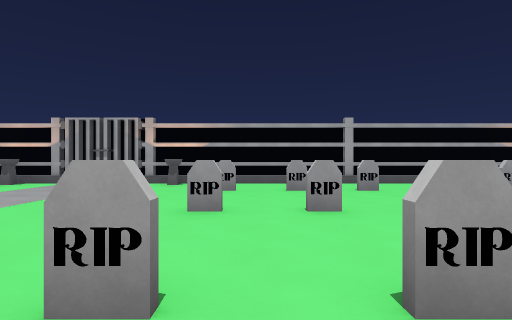
view 1 (above)

23 first-person views from a walk through a Godot game level. The camera is 1.5 m above the floor, looks level and sees 80° across. The floor is counted in squares, 2 m on a side. Each view is taken from the middle of a square. On the plan, view 1 faces up. The plan holds only what a view shows up to about 10 squares ahead; the rest is blank. The place goes on beyond the plan.

view 2
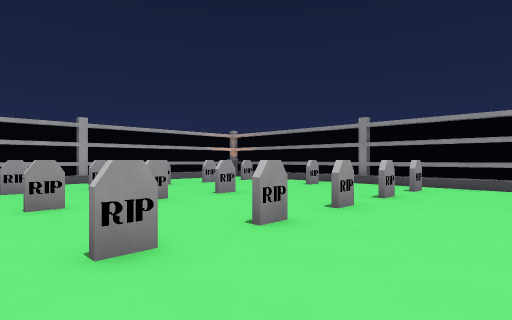

view 3
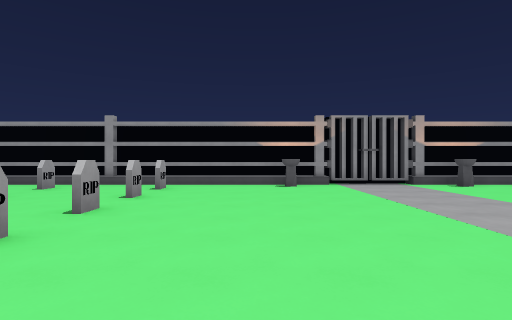

view 4
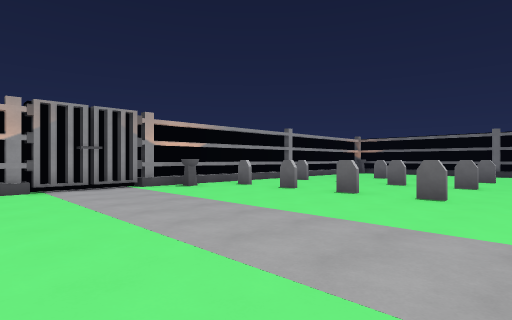

view 5
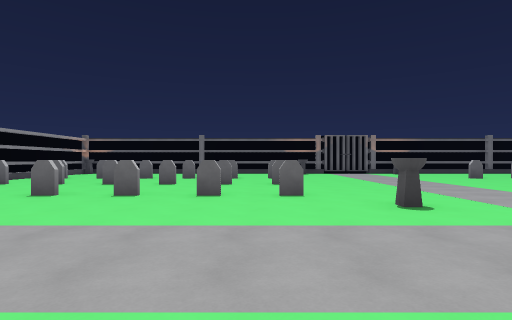

view 6
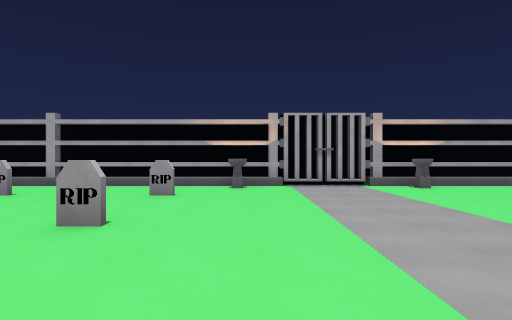

view 7
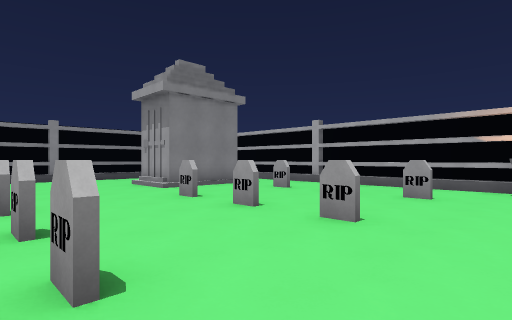

view 8
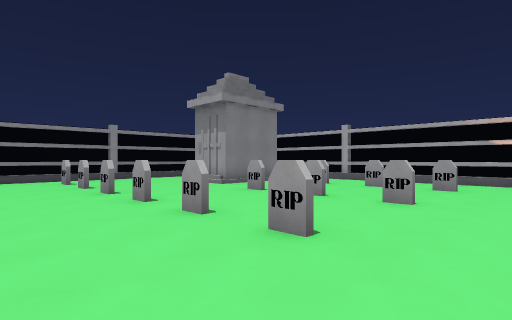

view 9
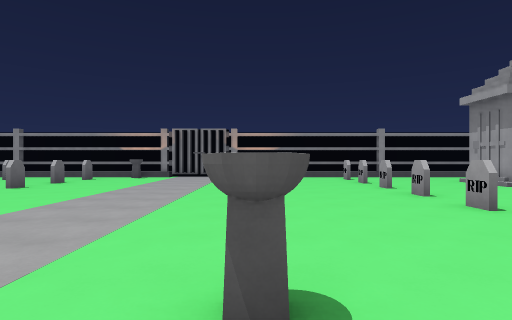

view 10
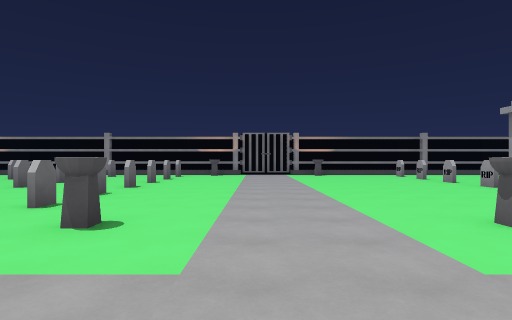

view 11
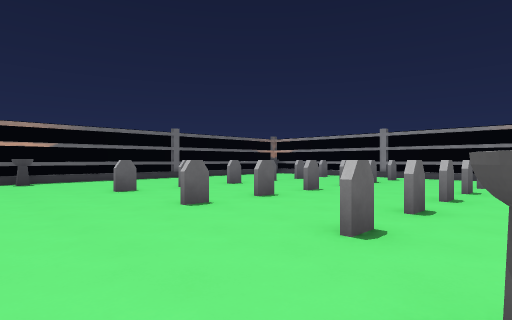

view 12
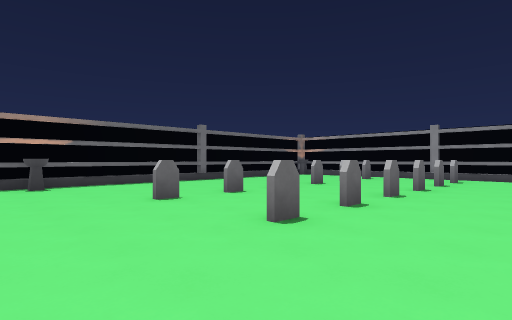

view 13
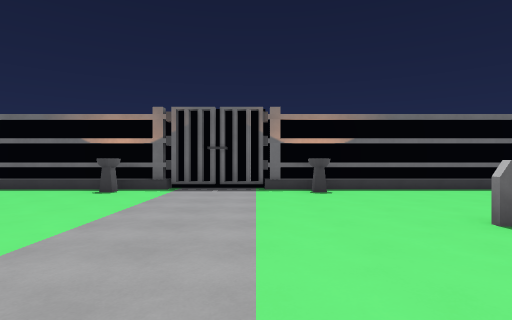

view 14
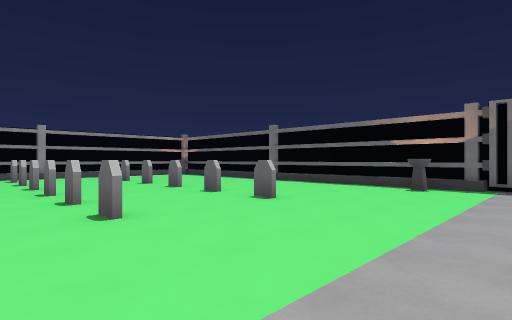

view 15
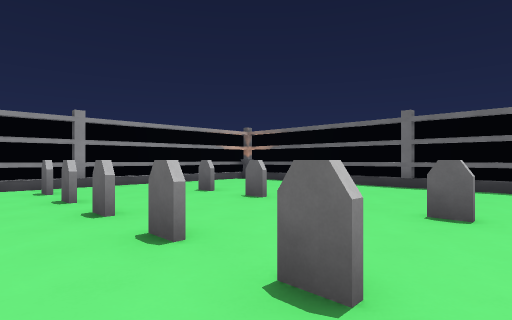

view 16
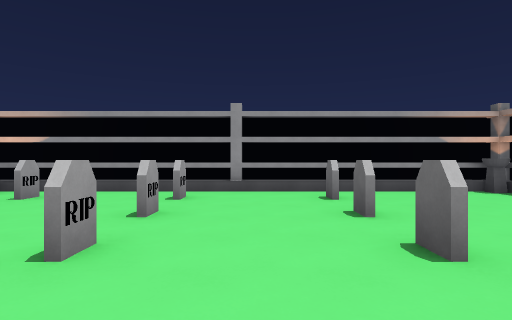

view 17
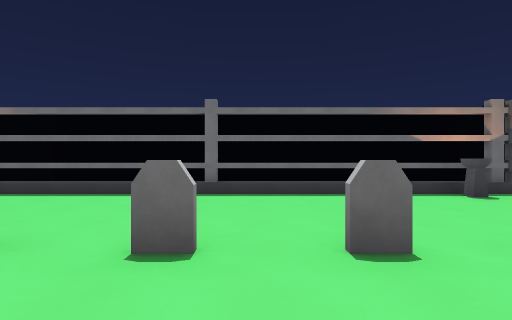

view 18
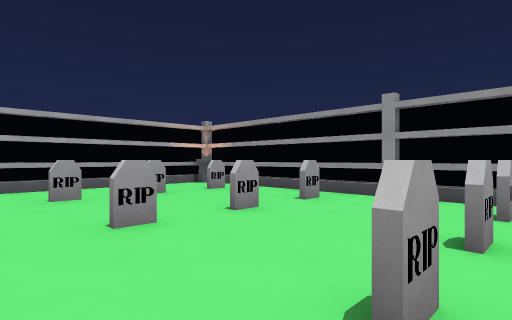

view 19
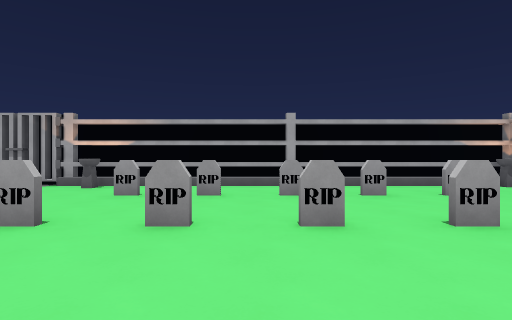

view 20
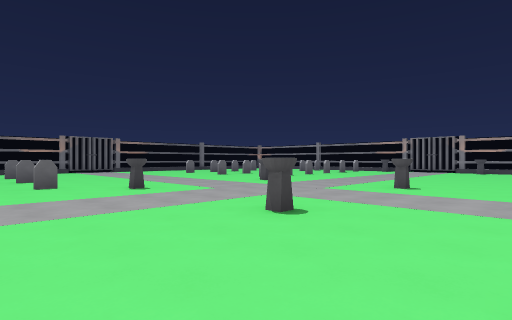

view 21
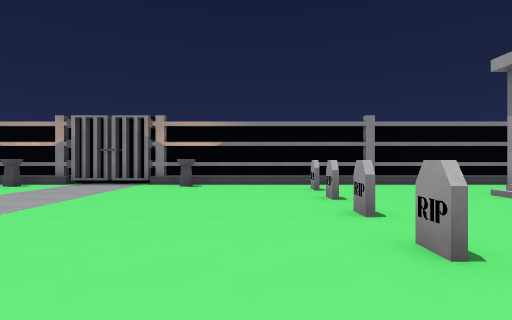

view 22
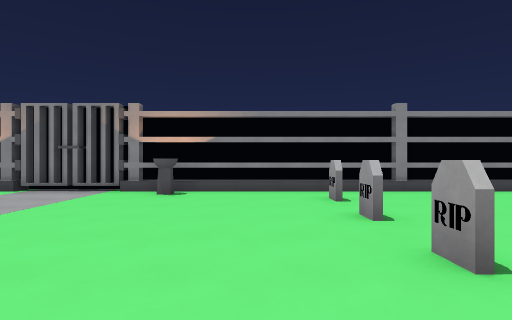

view 23
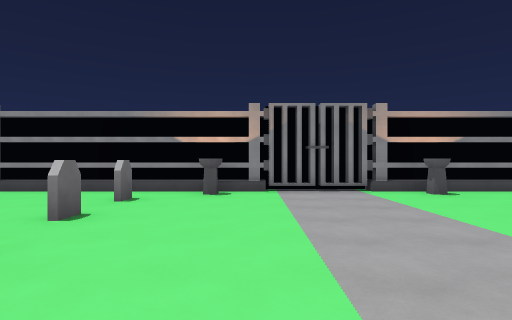

### Floor plan
Points are (right, up) in squares from view 1. A wall is a line through its corners. A room is listed if a view was taken in it or the views show most of it. See-through windows are left out.
Room 1 (views 1, 2, 3, 4, 5, 6, 7, 8, 9, 10, 11, 12, 13, 14, 15, 16, 17, 18, 19, 20, 21, 22, 23)
walls: (-7.4, -6.8) (-7.4, -7.2); (-2.4, -6.8) (-2.4, -7.2); (-7.4, -1.8) (-7.4, -2.2); (-2.4, -1.8) (-2.4, -2.2); (-7.4, -18) (-7.4, -18.5); (-2.4, -18) (-2.4, -18.5); (-2.6, -18.5) (-2.6, -18); (8.6, -7.2) (8.6, -6.9) (9, -6.9); (-18.6, -1.8) (-18.6, -2.2); (-19, -6.9) (-18.6, -6.9) (-18.6, -7.2); (-2.6, 9) (-2.6, 9.5); (9.4, -4.1) (9.4, 8.8); (-3.8, -19.4) (8.2, -19.4); (-7.4, 9.5) (-7.4, 9); (-2.4, 9.5) (-2.4, 9); (-19.9, -3.3) (-19.2, -3.3); (-5.1, 10.4) (-5.6, 10.4); (-6.1, 10.4) (-13.5, 10.4); (9.9, -0.1) (9.9, 6.2); (-12.4, -18.9) (7.9, -18.9); (-14.6, 7.5) (-14.6, 5.2) (-16.4, 5.2); (-12.8, -19.4) (-6.2, -19.4); (-19.9, 6.6) (-19.9, -12.6); (-19.4, 7.8) (-19.4, -12.2); (9, -18.9) (9.6, -18.9); (9.4, -18.6) (9.4, -4.2); (8, 10.4) (-4, 10.4); (9.1, 9.9) (-14.2, 9.9); (9.9, -19.1) (9.9, -1.9)
objects: other object (-18, -11); tombstone (-18, -8); tombstone (-18, 2); tombstone (-16, -11); tombstone (-16, -8); tombstone (-16, 2); tombstone (-14, -14); tombstone (-14, -11); tombstone (-14, -8); tombstone (-14, 2); tombstone (-12, -14); tombstone (-12, -11); tombstone (-12, -8); tombstone (-12, 2); tombstone (-12, 5); tombstone (-12, 8); tombstone (-11, -14); tombstone (-11, -11); tombstone (-11, -8); tombstone (-11, 2); tombstone (-11, 5); tombstone (-11, 8); tombstone (-9, -14); tombstone (-9, -11); tombstone (-9, -8); tombstone (-9, 2); tombstone (-9, 5); tombstone (-9, 8); tombstone (-1, -14); tombstone (-1, -11); tombstone (-1, -8); tombstone (-1, 2); tombstone (-1, 5); tombstone (-1, 8); tombstone (1, -14); tombstone (1, -11); tombstone (1, -8); tombstone (1, 2); tombstone (1, 5); tombstone (1, 8); tombstone (3, -14); tombstone (3, -11); tombstone (3, -8); tombstone (3, 2); tombstone (3, 5); tombstone (3, 8); tombstone (5, -14); tombstone (5, -11); tombstone (5, -8); tombstone (5, 2); tombstone (5, 5); tombstone (5, 8); tombstone (6, -14); tombstone (6, -11); tombstone (6, -8); tombstone (6, 2); tombstone (6, 5); tombstone (6, 8); tombstone (8, -14); tombstone (8, -11); tombstone (8, -8); tombstone (8, 2); tombstone (8, 5); tombstone (8, 8)

Positions as (right, up) in squares from view 1, and headings:
1: (0, 0), facing up
2: (0, -1), facing up-right
3: (0, -1), facing right
4: (1, -2), facing down-right
5: (0, -2), facing down
6: (-7, 1), facing up
7: (-7, 1), facing up-left
8: (-7, -1), facing up-left
9: (-6, -2), facing left
10: (-4, -5), facing left
11: (-6, -7), facing down-left
12: (-6, -9), facing down-left
13: (-6, -11), facing down
14: (-5, -10), facing down-right
15: (0, -10), facing down-right
16: (2, -13), facing right
17: (2, -12), facing down
18: (3, 1), facing up-right
19: (2, 1), facing up
20: (1, 1), facing down-left
21: (-10, 0), facing left
22: (-12, 0), facing left
23: (-12, -6), facing left
